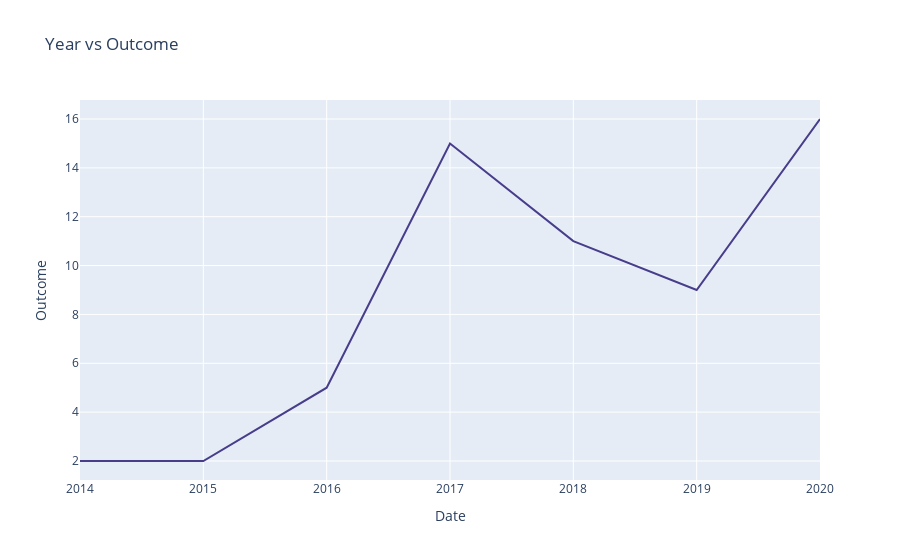

The code cell stored with this chart in its notebook:
### Code cell
# Plot a line chart with x axis to be the extracted year and y axis to be the success rate
line_data = df[df["Outcome"].isin(good)].groupby("Date")["Outcome"].count().reset_index()

# Create the plot
fig = go.Figure(data=go.Scatter(x=line_data['Date'], y=line_data['Outcome'], mode='lines', marker=dict(color='darkslateblue')))

# Updating layout through `update_layout`. Here we are adding title to the plot and providing title to x and y axis.
fig.update_layout(title='Year vs Outcome', xaxis_title='Date', yaxis_title='Outcome')

# Display the figure
fig.show()

### Figure 1 — Plotly figure (JSON) as saved in the notebook; plotly's stock layout.template omitted (floating-point values rounded to 4 significant figures)
{"data": [{"marker": {"color": "darkslateblue"}, "mode": "lines", "x": ["2014", "2015", "2016", "2017", "2018", "2019", "2020"], "y": [2, 2, 5, 15, 11, 9, 16], "type": "scatter"}], "layout": {"title": {"text": "Year vs Outcome"}, "xaxis": {"title": {"text": "Date"}, "type": "category", "range": [0, 6], "autorange": true}, "yaxis": {"title": {"text": "Outcome"}, "type": "linear", "range": [1.222, 16.78], "autorange": true}, "autosize": true}}
